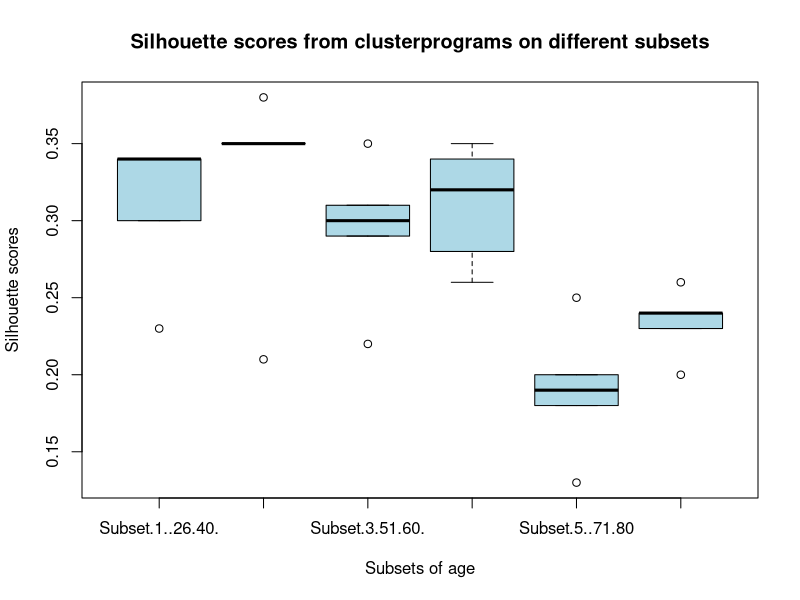
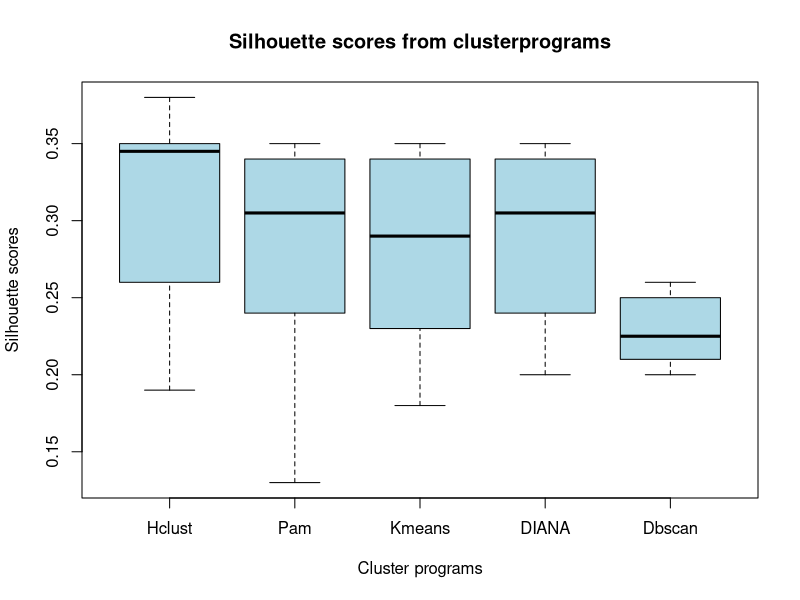

Write the R code that produced these figures, in order.
# Make the boxplot of the Silhouette score table

scores <- read.csv("Silhouette_scores.csv", header = TRUE)
scores_n <- scores[,-1]
rownames(scores_n) <- scores[,1]
cluster_scores <- scores_n[c(1:5),]
boxplot(cluster_scores, main="Silhouette scores from clusterprograms on different subsets",
        xlab="Subsets of age", ylab= "Silhouette scores", ncol =5, notch = FALSE, col="lightblue")
boxplot(t(cluster_scores), main="Silhouette scores from clusterprograms",
        xlab="Cluster programs", ylab= "Silhouette scores", ncol =5, notch = FALSE, col="lightblue")